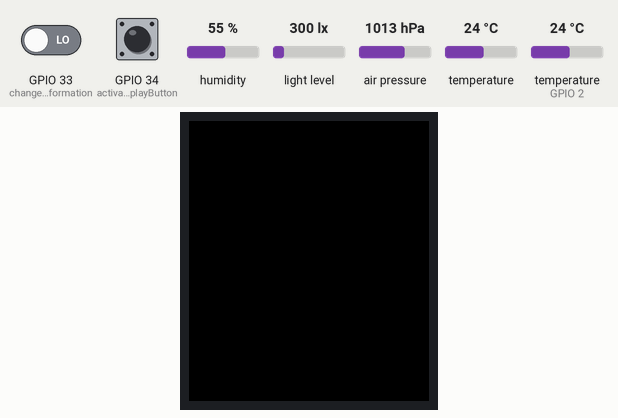
Recording of a sketch running on a simulated ESP32. Parts: 240×280 colour display. The test bench sets the inputs (shaded band); at power-on: GPIO 34 (activateDisplayButton) LOW, GPIO 33 (changeDisplayInformation) LOW, humidity 55 %, temperature (sensor on GPIO 2) 24 °C, light level 300 lx, air pressure 1013 hPa, temperature 24 °C. What the sketch prints to the serial monitor is not drawn.

Above: at 1.4 s.
1.5 s: GPIO 34 (activateDisplayButton) pulled HIGH for 1 s
At 2.4 s:
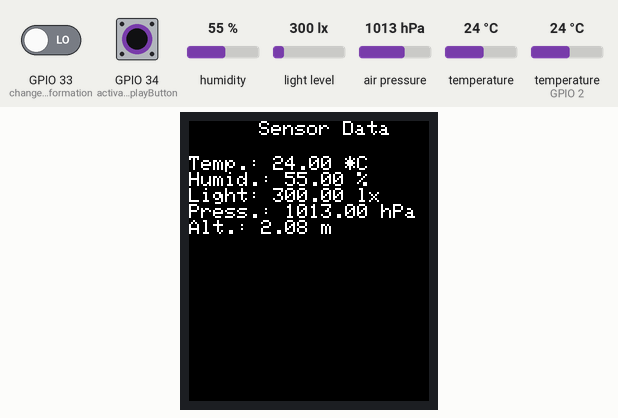
4.0 s: GPIO 33 (changeDisplayInformation) driven HIGH
At 4.7 s:
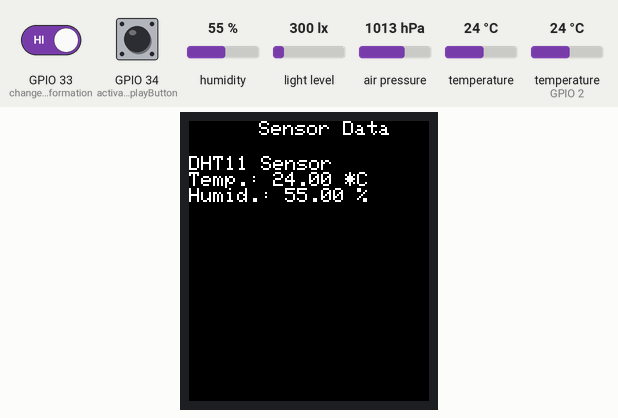
5.7 s: humidity set to 22 %
At 11.3 s:
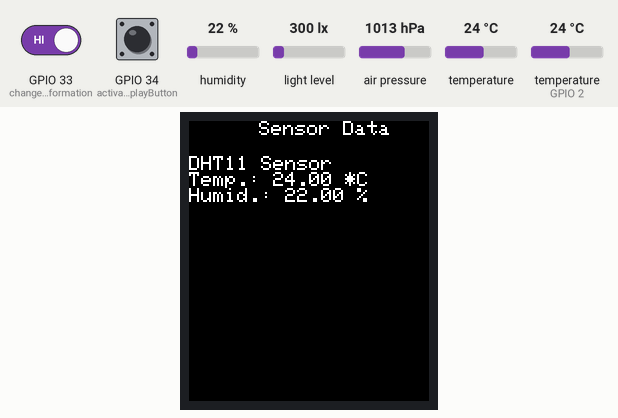
11.6 s: temperature (sensor on GPIO 2) set to 12 °C
At 16.3 s:
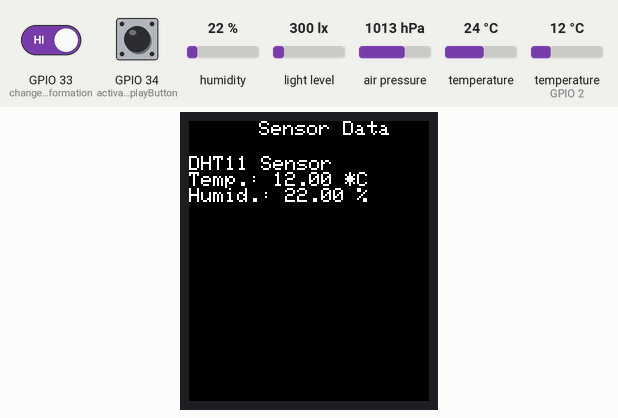
16.6 s: humidity set to 40 %
At 21.3 s:
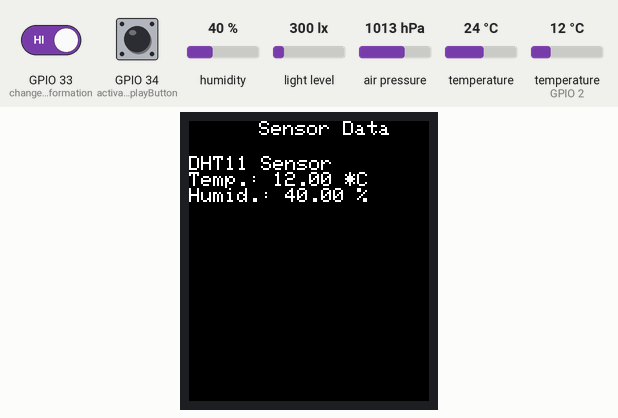
21.6 s: temperature (sensor on GPIO 2) set to 19 °C
Timing chart, 0 to 24.6 s (numbered marks = the images above; inputs shaded):
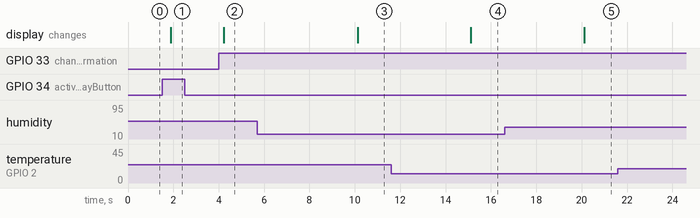

The sketch:

Sensor-Station-Interface-Control.ino
```cpp
#include <Adafruit_GFX.h>
#include <Adafruit_ST7789.h>
#include <SPI.h>

#include <Wire.h>
#include <BH1750.h>

#include <Adafruit_Sensor.h>
#include <DHT.h>
#include <DHT_U.h>

#include <Adafruit_BMP280.h>

// ================= TFT Pins ==================

#define TFT_CS         14
#define TFT_RST        15
#define TFT_DC         32

//SCL Pin	          - GPIO 18
//MOSI (SDA pin)	  - GPIO 23

Adafruit_ST7789 tft = Adafruit_ST7789(TFT_CS, TFT_DC, TFT_RST);

// ================= Sensors ===================

BH1750 lightMeter;

#define DHTTYPE    DHT11
#define DHTPIN 2
DHT_Unified dht(DHTPIN, DHTTYPE);
uint32_t delayDHT;

#define BMP280_ADDRESS 0x76
Adafruit_BMP280 bmp;
//SCK (SCL Pin)	  - GPIO 22
//SDI (SDA pin)	  - GPIO 21

// ================= Global ====================

struct MainData {
  float temperature;
  float humidity;
  float light;
  float pressure;
  float altitude;
};

// Define struct globally for DHT11 data
struct DHT11Data {
  float temperature;
  float humidity;
};

// Define struct globally for BH1750 data
struct BH1750Data{
  float light;
};

// Define struct globally for BMP280 data
struct BMP280Data{
  float temperature;
  float pressure;
  float altitude;
};

uint8_t displayMode = 0;          // 0 = Main, 1 = DHT11, 2 = BH1750, 3 = BMP280
const uint8_t MAX_MODES = 4;

// Buttons
#define activateDisplayButton 34
#define changeDisplayInformation 33

bool buttonPressed = false;

// Define millis delay globally
unsigned long sensorReadDelay = 5000;
unsigned long previousMillis = 0;
bool newSensorData = false;  // Tracks if new sensor data is available
bool currentDisplayState = false;  // Tracks if display is currently active


MainData lastMainData = {NAN, NAN, NAN, NAN, NAN};
DHT11Data lastDHT11Data = {NAN, NAN};
BH1750Data lastBH1750Data = {NAN};
BMP280Data lastBMP280Data = {NAN, NAN, NAN};


void setup(void) {

  Serial.begin(9600);
  Serial.print(F("Starting system..."));

  //Button
  pinMode(activateDisplayButton, INPUT);// GPIO34 = input-only
  pinMode(changeDisplayInformation, INPUT);// GPIO33 = input-only


  // TFT
  tft.init(240, 280);
  tft.fillScreen(ST77XX_BLACK);
  tft.setRotation(2);

  // DHT11
  dht.begin();
  sensor_t sensor;
  dht.temperature().getSensor(&sensor);
  dht.humidity().getSensor(&sensor);
  delayDHT = sensor.min_delay / 1000;  // Set minimum DHT11 sampling period (in ms)

  // I2C devices
  Wire.begin();

  // BH1750
  lightMeter.begin();

  // BMP280
  if (!bmp.begin(BMP280_ADDRESS)) {
    Serial.println(F("Could not find a valid BMP280 sensor!"));
    while (1) delay(10);
  }
  bmp.setSampling(Adafruit_BMP280::MODE_NORMAL,
                  Adafruit_BMP280::SAMPLING_X2,
                  Adafruit_BMP280::SAMPLING_X16,
                  Adafruit_BMP280::FILTER_X16,
                  Adafruit_BMP280::STANDBY_MS_500);

  //Initial Sensor read
  updateIndividualSensorData();
  newSensorData = true;  // Flag initial data

}

void loop() {
  unsigned long currentMillis = millis();

  // ---- read sensors on a fixed interval ----
  if(currentMillis-previousMillis >= max(sensorReadDelay, delayDHT)){
    previousMillis = currentMillis;
    updateIndividualSensorData();
    newSensorData = true;
  }

  // ---- BUTTON 1: activate / deactivate display ----
  if (checkButtonPress()) {
    currentDisplayState = !currentDisplayState;
    if (currentDisplayState) {
      displayMode = 0;
      tftPrintCurrentPage();
      serialPrintSensorData();
    }
    else {
      tftBlankDisplay();
    }
  }

  // ---- BUTTON 2: change information page ----
  if (currentDisplayState && checkChangeButtonPress()) {
    displayMode = (displayMode + 1) % MAX_MODES;
    tftPrintCurrentPage();
  }

  // ---- refresh display only when new sensor data arrives ----
  if (currentDisplayState && newSensorData) {
    tftPrintCurrentPage();
    serialPrintSensorData();
    newSensorData = false;
  }
}

void updateIndividualSensorData(){
  lastDHT11Data = readDHT11Data();
  lastBH1750Data = readBH1750Data();
  lastBMP280Data = readBMP280Data();
  updateMainData();
}

void updateMainData(){
  lastMainData.temperature = (lastDHT11Data.temperature+lastBMP280Data.temperature) / 2;
  lastMainData.humidity = lastDHT11Data.humidity;
  lastMainData.light = lastBH1750Data.light;
  lastMainData.pressure = lastBMP280Data.pressure;
  lastMainData.altitude = lastBMP280Data.altitude;
}

bool checkButtonPress() {
  static bool lastStableState = LOW;       // Last stable state
  static bool lastReading = LOW;           // Last raw reading
  static unsigned long lastDebounceTime = 0;
  const unsigned long debounceDelay = 150; // Increase debounce delay

  bool currentReading = digitalRead(activateDisplayButton);

  // If the state changed since the last reading, reset the timer
  if (currentReading != lastReading) {
    lastDebounceTime = millis();
  }

  // Enough time has passed and the reading differs from the last stable state
  if ((millis() - lastDebounceTime) > debounceDelay) {
    if (currentReading != lastStableState) {
      lastStableState = currentReading;

      // Detect rising edge (LOW -> HIGH)
      if (lastStableState == HIGH) {
        return true;
      }
    }
  }

  lastReading = currentReading;
  return false;
}

bool checkChangeButtonPress() {
  static bool lastStableState = LOW;
  static bool lastReading     = LOW;
  static unsigned long lastDebounceTime = 0;
  const unsigned long debounceDelay = 150;

  bool currentReading = digitalRead(changeDisplayInformation);

  if (currentReading != lastReading) {
    lastDebounceTime = millis();
  }

  if ((millis() - lastDebounceTime) > debounceDelay) {
    if (currentReading != lastStableState) {
      lastStableState = currentReading;
      if (lastStableState == HIGH) {          // rising edge
        return true;
      }
    }
  }
  lastReading = currentReading;
  return false;
}

void tftPrintCurrentPage() {
  tftPrintDisplayHeader();          // common header for every mode
  switch (displayMode) {
    case 0:
      tftPrintMainSensorData();
      break;
    case 1:
      tftPrintDHT11Data();
      break;
    case 2:
      tftPrintBH1750Data();
      break;
    case 3:
      tftPrintBMP280Data();
      break;
  }
}

DHT11Data readDHT11Data(){
  sensors_event_t tempEvent;
  sensors_event_t humidEvent;
  DHT11Data data;

  dht.temperature().getEvent(&tempEvent);
  dht.humidity().getEvent(&humidEvent);

  float temperatureData = tempEvent.temperature;
  float humidityData = humidEvent.relative_humidity;
  if (isnan(temperatureData) || isnan(humidityData)) {
    Serial.println("Error reading DHT11 temperature and humidity data");
    data.temperature = NAN;
    data.humidity = NAN;
  }

  data.temperature = temperatureData;
  data.humidity = humidityData;

  return data;
}

BH1750Data readBH1750Data(){
  float lightData = lightMeter.readLightLevel();
  BH1750Data data;
  if (lightData < 0) {
    Serial.println("Error reading BH1750 light data");
    data.light = NAN;
  }
  data.light = lightData;

  return data;
}

BMP280Data readBMP280Data(){
  float temperature = bmp.readTemperature();
  float pressure = bmp.readPressure();
  float altitude = bmp.readAltitude(1013.25);
  BMP280Data data;

  data.temperature = temperature;
  data.pressure = pressure;
  data.altitude = altitude;

  return data;
}

void tftPrintDisplayHeader(){
  tft.setTextWrap(false);
  tft.fillScreen(ST77XX_BLACK);
  tft.setCursor(70, 0);
  tft.setTextColor(ST77XX_WHITE);
  tft.setTextSize(2);
  tft.println("Sensor Data");
}

void tftBlankDisplay(){
  tft.fillScreen(ST77XX_BLACK);
}

void serialPrintSensorData(){
  Serial.print("Temperature: ");
  Serial.print(lastMainData.temperature);
  Serial.println(" *C");

  Serial.print("Humidity: ");
  Serial.print(lastMainData.humidity);
  Serial.println("%");

  Serial.print("Light: ");
  Serial.print(lastMainData.light);
  Serial.println("lx");

  Serial.print("Pressure: ");
  Serial.print(lastMainData.pressure);
  Serial.println(" Pa");

  Serial.print("Altitude: ");
  Serial.print(lastMainData.altitude);
  Serial.println(" m");
}

void tftPrintMainSensorData() {
  tft.setTextWrap(false);
  tft.setCursor(0, 35);
  tft.setTextColor(ST77XX_WHITE);
  tft.setTextSize(2);

  tft.print("Temp.: ");
  tft.print(lastMainData.temperature);
  tft.println(" *C");

  tft.print("Humid.: ");
  tft.print(lastMainData.humidity);
  tft.println(" %");

  tft.print("Light: ");
  tft.print(lastMainData.light);
  tft.println(" lx");

  tft.print("Press.: ");
  tft.print(lastMainData.pressure/100.0F);
  tft.println(" hPa");

  tft.print("Alt.: ");
  tft.print(lastMainData.altitude);
  tft.println(" m");
}

void tftPrintDHT11Data(){
  tft.setTextWrap(false);
  tft.setCursor(0, 35);
  tft.setTextColor(ST77XX_WHITE);
  tft.setTextSize(2);

  tft.println("DHT11 Sensor");

  tft.print("Temp.: ");
  tft.print(lastDHT11Data.temperature);
  tft.println(" *C");

  tft.print("Humid.: ");
  tft.print(lastDHT11Data.humidity);
  tft.println(" %");
}

void tftPrintBH1750Data(){
  tft.setTextWrap(false);
  tft.setCursor(0, 35);
  tft.setTextColor(ST77XX_WHITE);
  tft.setTextSize(2);

  tft.println("BH1750 Sensor");

  tft.print("Light.: ");
  tft.print(lastBH1750Data.light);
  tft.println(" lx");
}

void tftPrintBMP280Data(){
  tft.setTextWrap(false);
  tft.setCursor(0, 35);
  tft.setTextColor(ST77XX_WHITE);
  tft.setTextSize(2);

  tft.println("BMP280 Sensor");

  tft.print("Temp.: ");
  tft.print(lastBMP280Data.temperature);
  tft.println(" *C");

  tft.print("Press.: ");
  tft.print(lastBMP280Data.pressure/100.0F);
  tft.println(" hPa");

  tft.print("Alt.: ");
  tft.print(lastBMP280Data.altitude);
  tft.println(" m");
}
```

Measured:
- after the input at 1.5 s, the display: changes after 0.38 s (image 1)
- after the input at 4.0 s, the display: changes after 0.22 s (image 2)
- after the input at 5.7 s, the display: changes after 4.4 s (image 3)
- after the input at 11.6 s, the display: changes after 3.5 s (image 4)
- after the input at 16.6 s, the display: changes after 3.5 s (image 5)
